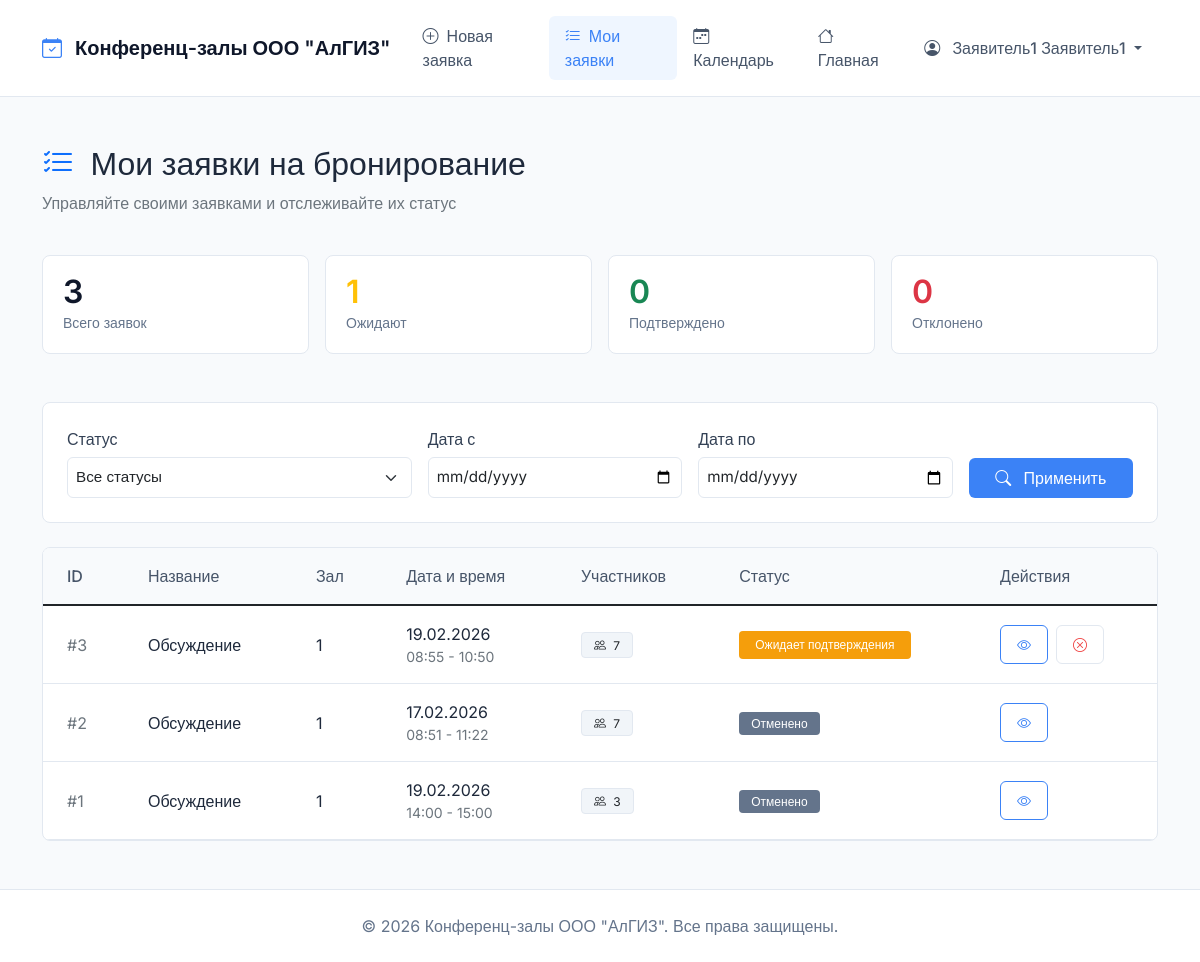
The page /my-bookings/ (signed in) on the database as committed earlier.
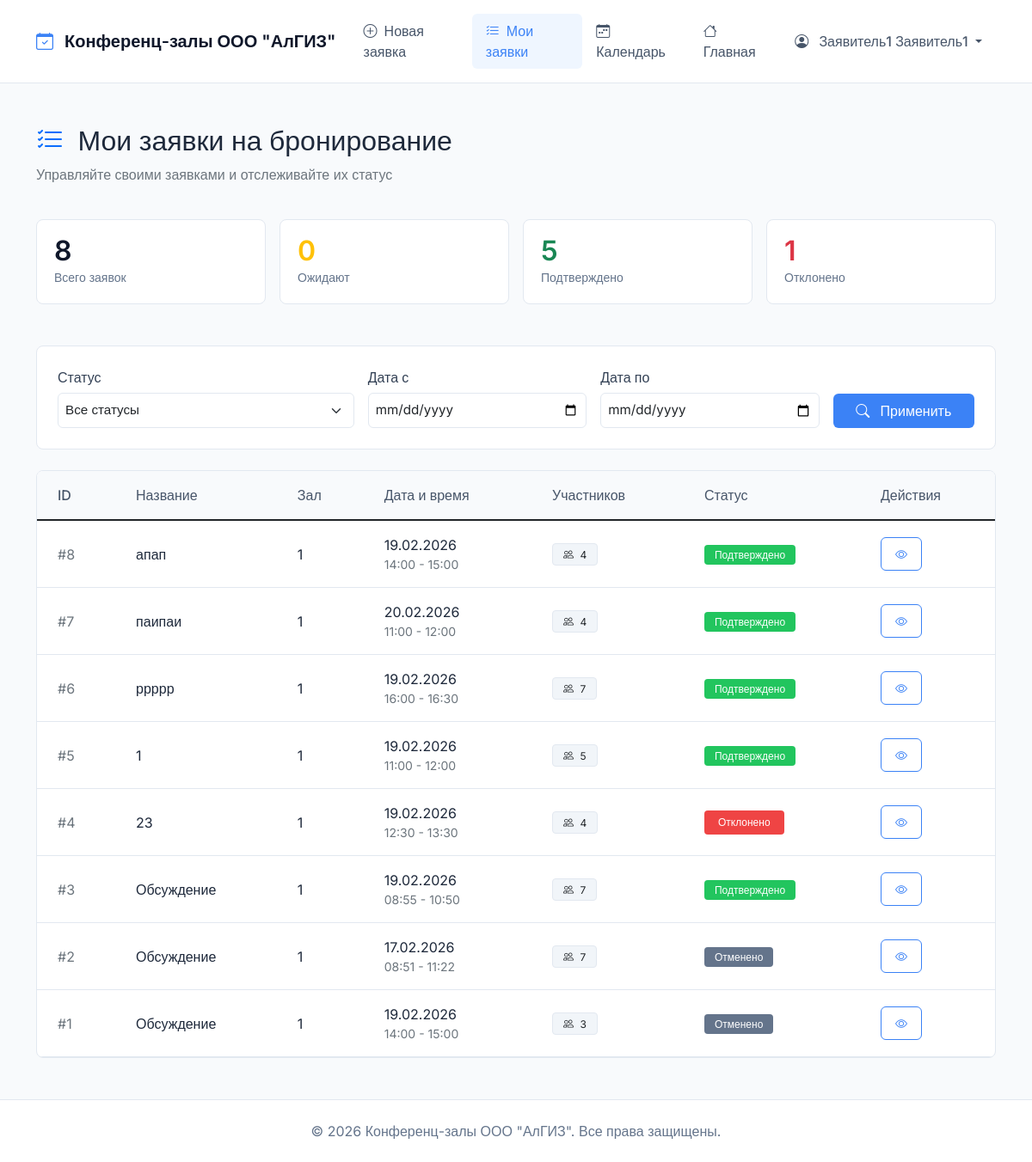
The same page on the database as committed later.
### bookings/models.py (models this page shows, shortened)
class Booking(models.Model):
    STATUS_CHOICES = (
        ('pending', 'Ожидает подтверждения'),
        ('approved', 'Подтверждено'),
        ('rejected', 'Отклонено'),
        ('cancelled', 'Отменено'),
    )
    room = models.ForeignKey(ConferenceRoom, on_delete=models.CASCADE, verbose_name="Зал", related_name='bookings')
    requester = models.ForeignKey(User, on_delete=models.CASCADE, related_name='bookings', verbose_name="Заявитель")
    title = models.CharField(max_length=200, verbose_name="Название мероприятия")
    description = models.TextField(verbose_name="Описание")
    start_time = models.DateTimeField(verbose_name="Начало")
    end_time = models.DateTimeField(verbose_name="Окончание")
    participants_count = models.PositiveIntegerField(verbose_name="Количество участников")
    status = models.CharField(max_length=20, choices=STATUS_CHOICES, default='pending', verbose_name="Статус")
    created_at = models.DateTimeField(auto_now_add=True, verbose_name="Создано")
    updated_at = models.DateTimeField(auto_now=True, verbose_name="Обновлено")
    moderated_by = models.ForeignKey(User, null=True, blank=True, on_delete=models.SET_NULL,
                                     related_name='moderated_bookings', verbose_name="Модератор")
    moderation_comment = models.TextField(blank=True, verbose_name="Комментарий модератора")
    class Meta:
        verbose_name = "Бронирование"
        verbose_name_plural = "Бронирования"
        ordering = ['-start_time']
        indexes = [
            models.Index(fields=['start_time', 'end_time']),
            models.Index(fields=['status']),
            models.Index(fields=['room', 'status']),
        ]

class ConferenceRoom(models.Model):
    name = models.CharField(max_length=100, verbose_name="Название")
    capacity = models.PositiveIntegerField(verbose_name="Вместимость")
    location = models.CharField(max_length=200, verbose_name="Местоположение")
    description = models.TextField(blank=True, verbose_name="Описание")
    has_projector = models.BooleanField(default=False, verbose_name="Проектор")
    has_video_conference = models.BooleanField(default=False, verbose_name="Видеоконференция")
    has_whiteboard = models.BooleanField(default=False, verbose_name="Доска")
    is_active = models.BooleanField(default=True, verbose_name="Активен")
    image = models.ImageField(upload_to='rooms/', blank=True, null=True, verbose_name="Изображение")
    created_at = models.DateTimeField(auto_now_add=True, verbose_name="Дата создания")
    updated_at = models.DateTimeField(auto_now=True, verbose_name="Дата обновления")
    class Meta:
        verbose_name = "Конференц-зал"
        verbose_name_plural = "Конференц-залы"
        ordering = ['name']

### bookings/views.py (the view)
# urls.py: path('my-bookings/', views.my_bookings, name='my_bookings'),
@requester_required
def my_bookings(request):
    status_filter = request.GET.get('status', 'all')
    date_from = request.GET.get('date_from')
    date_to = request.GET.get('date_to')
    bookings = Booking.objects.filter(requester=request.user)
    if status_filter != 'all':
        bookings = bookings.filter(status=status_filter)
    if date_from:
        try:
            date_from = datetime.strptime(date_from, '%Y-%m-%d').date()
            bookings = bookings.filter(start_time__date__gte=date_from)
        except ValueError:
            pass
    if date_to:
        try:
            date_to = datetime.strptime(date_to, '%Y-%m-%d').date()
            bookings = bookings.filter(end_time__date__lte=date_to)
        except ValueError:
            pass
    bookings = bookings.order_by('-created_at')
    stats = {
        'total': bookings.count(),
        'pending': bookings.filter(status='pending').count(),
        'approved': bookings.filter(status='approved').count(),
        'rejected': bookings.filter(status='rejected').count(),
        'cancelled': bookings.filter(status='cancelled').count(),
    }
    return render(request, 'bookings/booking_list.html', {
        'bookings': bookings,
        'stats': stats,
        'status_filter': status_filter,
        'now': timezone.now(),
    })

### bookings/models.py (called while the page is built)
    def get_full_name(self):
        if self.first_name and self.last_name:
            return f"{self.first_name} {self.last_name}"
        return self.username

### bookings/templates/bookings/booking_list.html (shortened to what the changed rows need)
{% extends 'bookings/base.html' %}
{% load static %}
{% block content %}
<div class="row mb-4">
    <div class="col-12">
        <h2 class="fw-semibold">
            <i class="bi bi-list-check text-primary me-2"></i>
            Мои заявки на бронирование
        </h2>
    </div>
</div>
<div class="row g-3 mb-5">
    <div class="col-md-3">
        <div class="stat-card">
            <div class="stat-value">{{ stats.total }}</div>
            <div class="stat-label">Всего заявок</div>
        </div>
    </div>
    <div class="col-md-3">
        <div class="stat-card">
            <div class="stat-value text-warning">{{ stats.pending }}</div>
            <div class="stat-label">Ожидают</div>
        </div>
    </div>
    <div class="col-md-3">
        <div class="stat-card">
            <div class="stat-value text-success">{{ stats.approved }}</div>
            <div class="stat-label">Подтверждено</div>
        </div>
    </div>
    <div class="col-md-3">
        <div class="stat-card">
            <div class="stat-value text-danger">{{ stats.rejected }}</div>
            <div class="stat-label">Отклонено</div>
        </div>
    </div>
</div>
<div class="row">
    <div class="col-12">
        <div class="border rounded-3 bg-white overflow-hidden">
            {% if bookings %}
                <div class="table-responsive">
                    <table class="table table-hover align-middle mb-0">
                        <thead class="bg-light">
                            <tr>
                                <th class="px-4 py-3 fw-medium">ID</th>
                                <th class="px-4 py-3 fw-medium">Название</th>
                                <th class="px-4 py-3 fw-medium">Зал</th>
                                <th class="px-4 py-3 fw-medium">Дата и время</th>
                                <th class="px-4 py-3 fw-medium">Участников</th>
                                <th class="px-4 py-3 fw-medium">Статус</th>
                                <th class="px-4 py-3 fw-medium">Действия</th>
                            </tr>
                        </thead>
                        <tbody>
                            {% for booking in bookings %}
                                <tr>
                                    <td class="px-4 py-3 text-secondary">#{{ booking.id }}</td>
                                    <td class="px-4 py-3 fw-medium">{{ booking.title|truncatechars:30 }}</td>
                                    <td class="px-4 py-3">{{ booking.room.name }}</td>
                                    <td class="px-4 py-3">
                                        <div>{{ booking.start_time|date:"d.m.Y" }}</div>
                                        <div class="small text-secondary">
                                            {{ booking.start_time|date:"H:i" }} - {{ booking.end_time|date:"H:i" }}
                                        </div>
                                    </td>
                                    <td class="px-4 py-3">
                                        <span class="badge bg-light text-dark">
                                            <i class="bi bi-people me-1"></i>
                                            {{ booking.participants_count }}
                                        </span>
                                    </td>
                                    <td class="px-4 py-3">
                                        <span class="badge
                                            {% if booking.status == 'approved' %}bg-success
                                            {% elif booking.status == 'pending' %}bg-warning
                                            {% elif booking.status == 'rejected' %}bg-danger
                                            {% else %}bg-secondary{% endif %}">
                                            {{ booking.get_status_display }}
                                        </span>
                                    </td>
                                    <td class="px-4 py-3">
                                        <div class="d-flex gap-2">
                                            <a href="{% url 'bookings:booking_detail' booking.id %}"
                                               class="btn btn-sm btn-outline-primary"
                                               title="Просмотр">
                                                <i class="bi bi-eye"></i>
                                            </a>
                                            {% if booking.status == 'pending' %}
                                                <a href="{% url 'bookings:cancel_booking' booking.id %}"
                                                   class="btn btn-sm btn-outline-danger"
                                                   title="Отменить"
                                                   onclick="return confirm('Вы уверены, что хотите отменить эту заявку?')">
                                                    <i class="bi bi-x-circle"></i>
                                                </a>
                                            {% endif %}
                                        </div>
                                    </td>
                                </tr>
                            {% endfor %}
                        </tbody>
                    </table>
                </div>
            {% endif %}
        </div>
    </div>
</div>
{% endblock %}

Rows that differ between the two databases and show on the page:
added Booking: id "8", title "апап", room.name "1", start_time "19.02.2026", start_time "14:00", end_time "15:00", participants_count "4", status "Подтверждено"
added Booking: id "7", title "паипаи", room.name "1", start_time "20.02.2026", start_time "11:00", end_time "12:00", participants_count "4", status "Подтверждено"
added Booking: id "6", title "ррррр", room.name "1", start_time "19.02.2026", start_time "16:00", end_time "16:30", participants_count "7", status "Подтверждено"
added Booking: id "5", title "1", room.name "1", start_time "19.02.2026", start_time "11:00", end_time "12:00", participants_count "5", status "Подтверждено"
added Booking: id "4", title "23", room.name "1", start_time "19.02.2026", start_time "12:30", end_time "13:30", participants_count "4", status "Отклонено"
changed Booking id 3: status "Ожидает подтверждения" → "Подтверждено"
Other text that changed with them:
{{ stats.total }}: "3" → "8"
{{ stats.pending }}: "1" → "0"
{{ stats.approved }}: "0" → "5"
{{ stats.rejected }}: "0" → "1"
